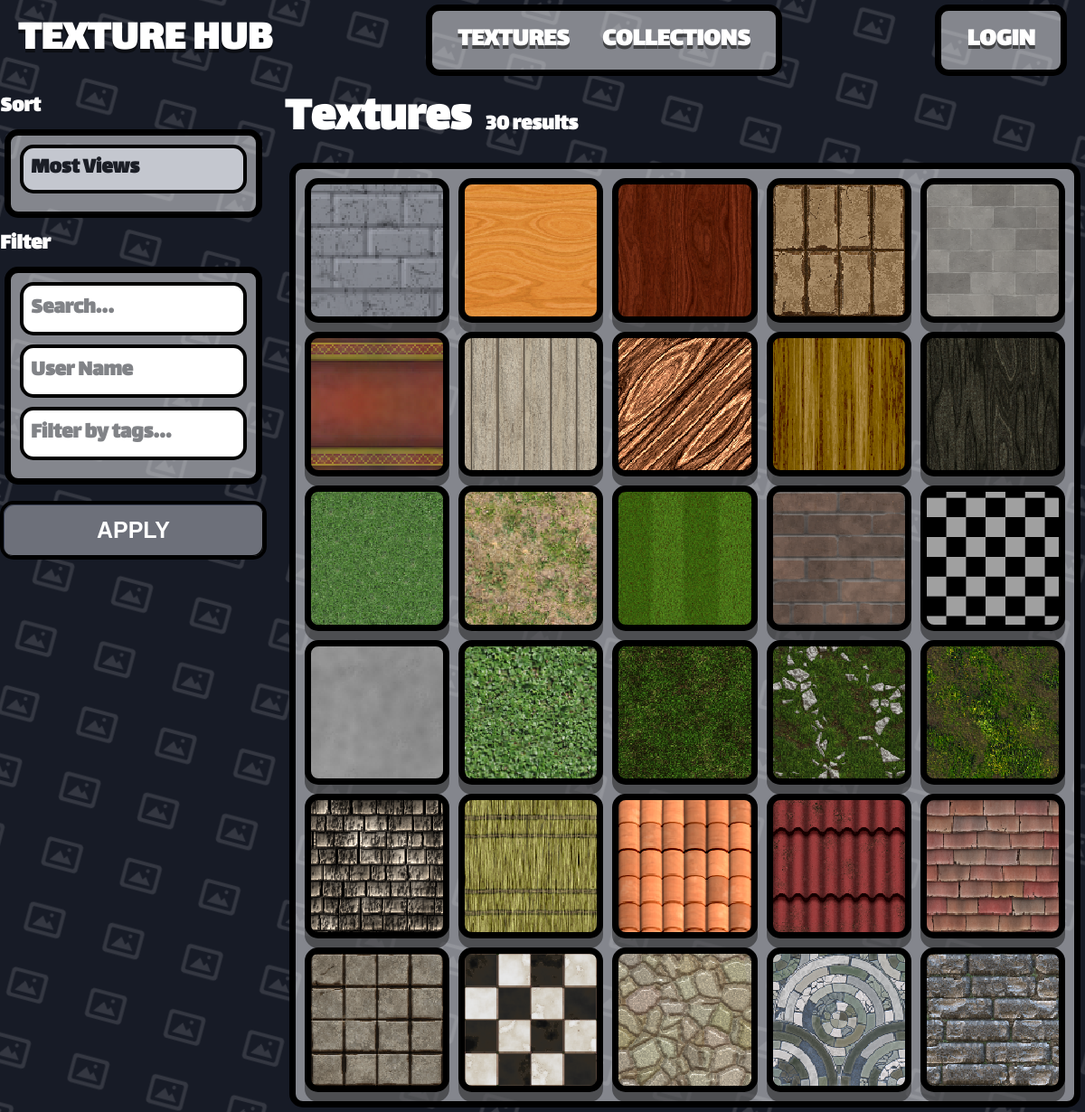
Page /0 on the earlier database version.
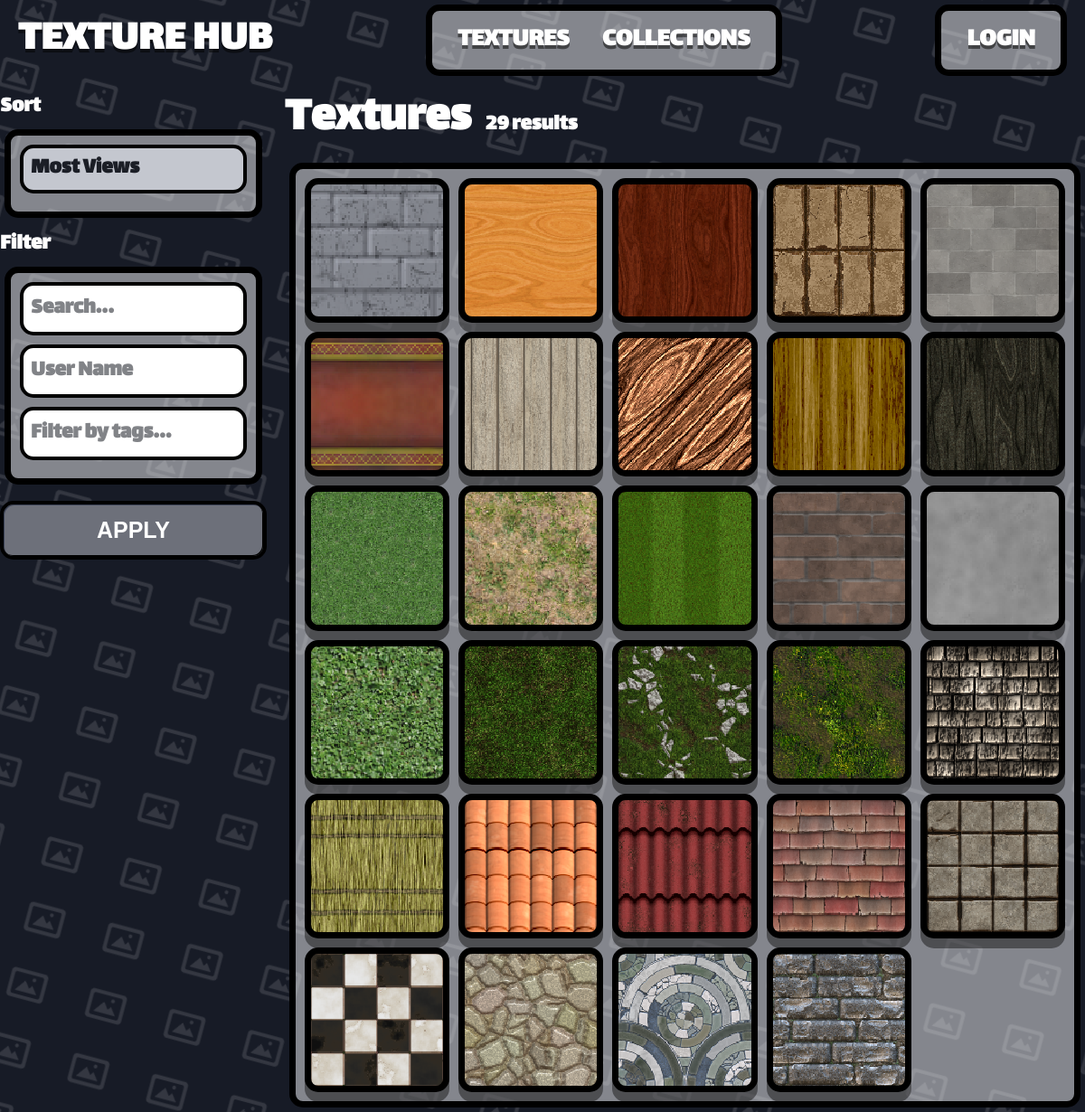
Same page on the later database version.
### app.py (models this page shows)
class Texture(db.Model):
    __tablename__ = "Texture"
    texture_id = db.Column(db.Integer, primary_key=True)
    texture_name = db.Column(db.String(80), unique=True, nullable=False)
    texture_address = db.Column(db.String(120), nullable=False)
    texture_user_id = db.Column(db.Integer, default=0)
    texture_tags = db.Column(db.String(200), nullable=True)

### app.py (the view)
@app.route("/<int:page>", methods=["POST", "GET"])
def home(page=0):
    if page == 0:  # Textures Page
        page_items = Texture.query.all()
        name_field = "texture_name"
        tags_field = "texture_tags"
        owner_field = "texture_user_id"
    elif page == 1:  # Colections Page
        page_items = Collection.query.all()
        name_field = "collection_name"
        tags_field = None
        owner_field = "collection_user_id"
    else:  # Error exeption
        page_items = []
        name_field = None
        tags_field = None
        owner_field = None
    if request.method == "POST":
        sort = request.form.get("sort", "")
        search_query = request.form.get("search", "").strip()
        tag_query = request.form.get("tags", "").strip()
        user_query = request.form.get("user", "").strip()
    else:
        search_query = request.args.get("search", "").strip()
        tag_query = request.args.get("tags", "").strip()
        user_query = request.args.get("user", "").strip()
        sort = request.args.get("sort", "")
    if search_query and len(search_query) < 20:
        lower_search = search_query.lower()
        matched_by_name = [
            item
            for item in page_items
            if lower_search in (getattr(item, name_field, "") or "").lower()
        ]
    else:
        matched_by_name = page_items
    if user_query and owner_field and len(user_query) < 20:
        owner = get_or_404(User, user_name=user_query)
        if owner:
            matched_by_user = [
                item
                for item in page_items
                if getattr(item, owner_field, None) == owner.user_id
            ]
        else:
            matched_by_user = []
    else:
        matched_by_user = page_items
    if tags_field and tag_query and len(tag_query) < 20:
        selected_tags = [
            tag.strip().lower() for tag in tag_query.split(",") if tag.strip()
        ]
        matched_by_tags = []
        for item in page_items:
            raw_tags = getattr(item, tags_field, "") or ""
            item_tag_list = [
                tag.strip().lower() for tag in raw_tags.split(",") if tag.strip()
            ]
            if any(tag in item_tag_list for tag in selected_tags):
                matched_by_tags.append(item)
    else:
        matched_by_tags = page_items
    filtered_items = [
        item
        for item in page_items
        if item in matched_by_name
        and item in matched_by_tags
        and item in matched_by_user
    ]
    if page == 0:
        view_counts = dict(
            db.session.query(
                Texture_Views.texture_id, func.count(Texture_Views.texture_views_id)
            )
            .group_by(Texture_Views.texture_id)
            .all()
        )
        download_counts = dict(
            db.session.query(
                Texture_Downloads.texture_id,
                func.count(Texture_Downloads.texture_downloads_id),
            )
            .group_by(Texture_Downloads.texture_id)
            .all()
        )
    else:
        view_counts = {}
        download_counts = {}
    match sort:
        case "Downloads":
            filtered_items = sorted(
                filtered_items,
                key=lambda item: download_counts.get(
                    getattr(item, "texture_id", None), 0
                ),
                reverse=True,
            )
        case "ascending":
            filtered_items = sorted(
                filtered_items,
                key=lambda item: (getattr(item, name_field, "") or "").lower(),
            )
        case "descending":
            filtered_items = sorted(
                filtered_items,
                key=lambda item: (getattr(item, name_field, "") or "").lower(),
                reverse=True,
            )
        case _:  # Default 'Views'
            filtered_items = sorted(
                filtered_items,
                key=lambda item: view_counts.get(getattr(item, "texture_id", None), 0),
                reverse=True,
            )
    return render_template(
        "home.html",
        user=get_current_user(),
        items=filtered_items,
        page=page,
        search_query=search_query,
        tag_query=tag_query,
        user_query=user_query,
    )

### app.py (called while the page is built)
def get_current_user():
    user_id = session.get("user_id")
    if user_id is None:
        return None
    return User.query.get(user_id)

@app.template_filter("texture_url")
def texture_image_url(address):
    if not address:
        return DEFAULT_TEXTURE_URL
    addr = str(address).strip().replace("\\", "/")
    if addr.startswith("/static/images/"):
        rel = addr[len("/static/images/") :]
    elif addr.startswith("static/images/"):
        rel = addr[len("static/images/") :]
    else:
        rel = os.path.basename(addr)
    rel = os.path.basename(rel)
    if not rel or rel.startswith("."):
        return DEFAULT_TEXTURE_URL
    full = os.path.join(STATIC_IMAGES_DIR, rel)
    if os.path.isfile(full):
        return f"/static/images/{rel}"
    return DEFAULT_TEXTURE_URL

### templates/home.html (shortened to what this page needs)
{% extends "template.html" %}
{% block content %}
<div class="th-textures-layout">
    <aside class="th-sidebar">
        <form action="/{{ page }}" method="post">
            <label class="th-label" for="sort">Sort</label>
            <div class="container">
                <div class="th-filter-group">
                    <select class="th-input th-select" id="sort" name="sort">
                        <option value="views">Most Views</option>
                    </select>
                </div>
            </div>
            <label class="th-label" for="search">Filter</label>
            <div class="container">
                <div class="th-filter-group">
                    <input class="th-input" id="search" type="text" name="search" placeholder="Search..."
                        value="{{ search_query }}">
                </div>
                <div class="th-filter-group">
                    <input class="th-input" id="user" type="text" name="user" placeholder="User Name"
                        value="{{ user_query }}">
                </div>
                <div class="th-filter-group">
                    <input class="th-input" id="tags" type="text" name="tags" placeholder="Filter by tags..."
                        value="{{ tag_query }}">
                </div>
            </div>
            <button class="th-btn th-btn-block" type="submit">Apply</button>
        </form>
    </aside>
    <section class="th-textures-main">
        <div class="th-textures-header">
            <h1>{% if page == 1 %}Collections{% else %}Textures{% endif %}</h1>
            <div class="th-results-count">{{ items|length }} results</div>
        </div>
        <div class="container">
            <div class="th-grid-scroll">
                <div class="th-texture-grid">
                    {% for item in items %}
                    {% if page == 0 %}
                    {% include "texture_template.html" %}
                    {% elif page == 1 %}
                    {% include "collection_template.html" %}
                    {% endif %}
                    {% endfor %}
                </div>
            </div>
        </div>
    </section>
</div>
{% endblock %}

### templates/texture_template.html
<a href="/texture/{{ item.texture_id }}" class="item"
    style="background-image: url('{{ item.texture_address | texture_url }}'); background-size: cover; background-position: center; background-repeat: no-repeat;">
    <div class="item-thumb"></div>
</a>

Differences in the rows shown:
removed Texture: shows a picture
Other differences:
{{ items|length }}: "30" → "29"
